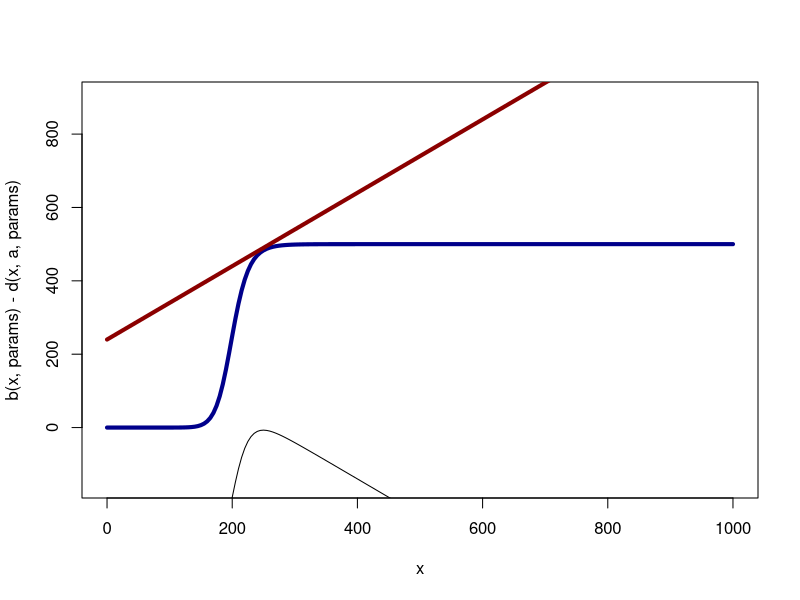
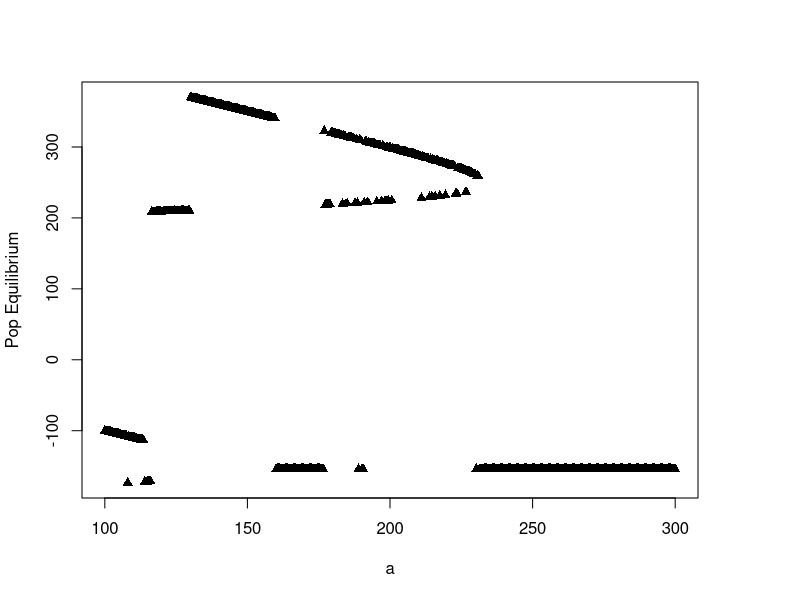

These figures' R source, in order: (Note: this script raises an error after producing the figures.)
# saddle_analytics.R
params <- c(K=500, e=1, h=200, p=15)
b <- function(x, params){ params["e"]*params["K"]*x^params["p"]/(x^params["p"]+params["h"]^params["p"]) }
d <- function(x, a, params){ params["e"]*x+a}

lambda <- function(x, a, params){ params["p"]*params["e"]*params["K"]*x^(params["p"]-1)/(x^params["p"]+params["h"]^params["p"]) - pparams["p"]*params["e"]*params["K"]*x^(2*params["p"]-1)/(x^params["p"]+params["h"]^params["p"])^2-params["e"] }


x <- seq(0, 1000, by=5)
a<- 240
#par(mfrow=c(2,1))
plot(x, b(x,params)-d(x,a, params), type="l", ylim=c(-150, 900))
lines(x, b(x,params), lwd=4, lty=1, col="darkblue")
lines(x, d(x,a, params), lwd=4, lty=1, col="darkred")


xhat <- function(a){
	F <- function(x, a, params){abs(b(x, params) - d(x, a, params)) } 
	nlm(F, 1000, a, params)$estimate
}

a <- seq(100, 300, length=500)
X <- sapply(a, xhat)

par(mar=c(5,4,4,5)+.1)
plot(a, X, xlab="a", ylab="Pop Equilibrium", pch=17)
par(new=TRUE)
plot(a, lambda(X, a, params), xlab="", ylab="", pch=19, xaxt="n", yaxt="n", col="red")
axis(4, col="red", col.ticks="red")
mtext("lambda", side=4, line=3, col="red")
legend("left",col=c("black","red"),pch=c(17,19),legend=c("Population","lambda"))
abline(h=0, col="red")






x <- 300:800
plot(x, b(x,params)-d(x,174,params) )





# The canonical form of the bifurcation is second order,
# dx/dt = x^2 + a
# and involves a symmetric approach.  
xhat_left <- function(a){ 
	f <- function(x){ x^2+a }
	uniroot(f, c(-100,0))$root
}
xhat_right <- function(a){ 
	f <- function(x){ x^2+a }
	uniroot(f, c(0, 100))$root
}

a <- seq(-5,0,length=100)
yl <- sapply(a, xhat_left)
yr <- sapply(a, xhat_right)
plot(c(a,a), c(yl,yr), pch=19, xlab="lambda", ylab="x_hat")


